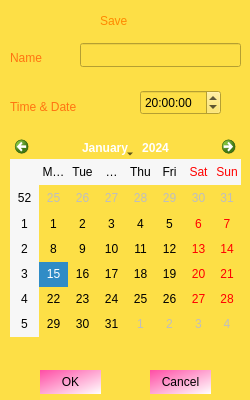
<?xml version="1.0" encoding="UTF-8"?>
<ui version="4.0">
 <class>SaveWindow</class>
 <widget class="QDialog" name="SaveWindow">
  <property name="geometry">
   <rect>
    <x>0</x>
    <y>0</y>
    <width>250</width>
    <height>400</height>
   </rect>
  </property>
  <property name="windowTitle">
   <string>Dialog</string>
  </property>
  <property name="styleSheet">
   <string notr="true"> background-color: rgb(253, 223, 70);
</string>
  </property>
  <widget class="QPushButton" name="save">
   <property name="geometry">
    <rect>
     <x>150</x>
     <y>370</y>
     <width>61</width>
     <height>24</height>
    </rect>
   </property>
   <property name="styleSheet">
    <string notr="true">QPushButton {
	font: 700 10pt &quot;Segoe Script&quot;;
	border-color: rgb(255, 170, 0);
    background-color: qlineargradient(spread:pad, x1:0, y1:0, x2:1, y2:1, stop:0 rgba(255, 77, 165, 255), stop:1 rgba(255, 255, 255, 255));
    border-radius: 30px;
}

QPushButton:hover {
	background-color: rgb(251, 180, 82);
}
QPushButton:pressed {
    background-color:rgb(255, 140, 0) ;
}</string>
   </property>
   <property name="text">
    <string>Cancel</string>
   </property>
  </widget>
  <widget class="QPushButton" name="cancel">
   <property name="geometry">
    <rect>
     <x>40</x>
     <y>370</y>
     <width>61</width>
     <height>24</height>
    </rect>
   </property>
   <property name="styleSheet">
    <string notr="true">QPushButton {
	font: 700 10pt &quot;Segoe Script&quot;;
	border-color: rgb(255, 170, 0);
    background-color: qlineargradient(spread:pad, x1:0, y1:0, x2:1, y2:1, stop:0 rgba(255, 77, 165, 255), stop:1 rgba(255, 255, 255, 255));
    border-radius: 30px;
}

QPushButton:hover {
	background-color: rgb(251, 180, 82);
}
QPushButton:pressed {
    background-color:rgb(255, 140, 0) ;
}</string>
   </property>
   <property name="text">
    <string>OK</string>
   </property>
  </widget>
  <widget class="QLabel" name="label">
   <property name="geometry">
    <rect>
     <x>100</x>
     <y>0</y>
     <width>111</width>
     <height>41</height>
    </rect>
   </property>
   <property name="styleSheet">
    <string notr="true">QLabel {
    font: 700 14pt &quot;Segoe Script&quot;;
    color: rgb(255, 136, 0);
}

</string>
   </property>
   <property name="text">
    <string>Save</string>
   </property>
  </widget>
  <widget class="QLabel" name="label_2">
   <property name="geometry">
    <rect>
     <x>10</x>
     <y>50</y>
     <width>49</width>
     <height>16</height>
    </rect>
   </property>
   <property name="styleSheet">
    <string notr="true">QLabel {
    font: 700 12pt &quot;Segoe Script&quot;;
    color:rgb(255, 116, 16)
}
</string>
   </property>
   <property name="text">
    <string>Name</string>
   </property>
  </widget>
  <widget class="QLineEdit" name="lineEdit">
   <property name="geometry">
    <rect>
     <x>80</x>
     <y>43</y>
     <width>161</width>
     <height>24</height>
    </rect>
   </property>
   <property name="maxLength">
    <number>22</number>
   </property>
  </widget>
  <widget class="QLabel" name="label_4">
   <property name="geometry">
    <rect>
     <x>10</x>
     <y>96</y>
     <width>111</width>
     <height>21</height>
    </rect>
   </property>
   <property name="styleSheet">
    <string notr="true">QLabel {
    font: 700 12pt &quot;Segoe Script&quot;;
    color:rgb(255, 116, 16)
}
</string>
   </property>
   <property name="text">
    <string>Time &amp; Date</string>
   </property>
  </widget>
  <widget class="QCalendarWidget" name="calendarWidget">
   <property name="geometry">
    <rect>
     <x>10</x>
     <y>136</y>
     <width>231</width>
     <height>201</height>
    </rect>
   </property>
  </widget>
  <widget class="QTimeEdit" name="Time">
   <property name="geometry">
    <rect>
     <x>140</x>
     <y>90</y>
     <width>81</width>
     <height>25</height>
    </rect>
   </property>
   <property name="buttonSymbols">
    <enum>QAbstractSpinBox::UpDownArrows</enum>
   </property>
   <property name="accelerated">
    <bool>false</bool>
   </property>
   <property name="showGroupSeparator" stdset="0">
    <bool>false</bool>
   </property>
   <property name="dateTime">
    <datetime>
     <hour>20</hour>
     <minute>0</minute>
     <second>0</second>
     <year>2000</year>
     <month>1</month>
     <day>1</day>
    </datetime>
   </property>
   <property name="currentSectionIndex">
    <number>0</number>
   </property>
  </widget>
 </widget>
 <resources/>
 <connections/>
</ui>
